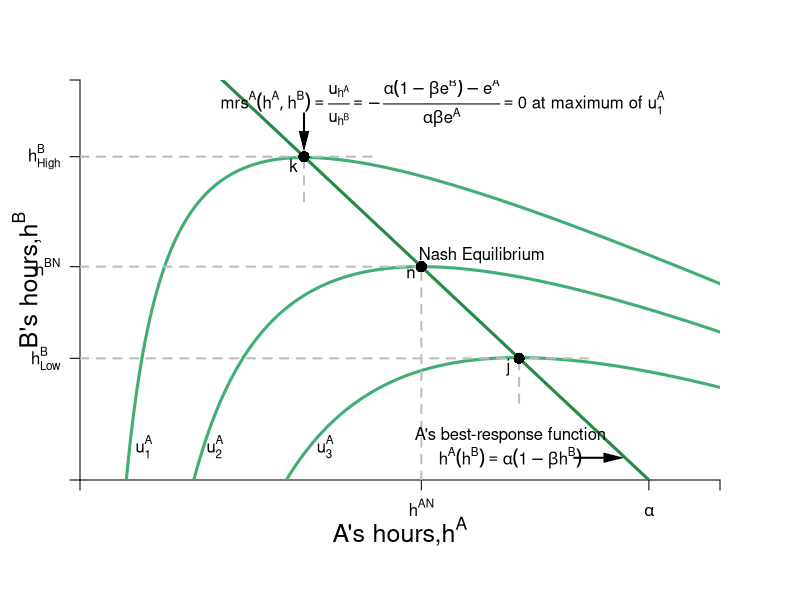

Write R code to recreate this figure.
require(shape)
pdf(file = "coordination_failures/brf_indiffs_A/brf_indiffs_A_4.pdf", width = 9, height = 7)

#Set parameters for graphics
axislabelsize <- 1.5
graphlinewidth <- 3
segmentlinewidth <- 2

COL <- c("#7fc97f", "#beaed4", "#fdc086", "#ffff99", "#386cb0", "#f0027f", "#bf5b17", "#666666")
COLA <- c("#99d8c9","#66c2a4","#41ae76", "#238b45", "#005824")
COLB <- c("#4eb3d3", "#2b8cbe", "#0868ac","#084081")

par(mar =  c(6, 4, 4, 4))

uA <- function(ea, eb, alpha = 16, beta = 1/24) {
  alpha*(1 - beta*eb)*ea - 0.5*(ea)^2
}

uB <- function(ea, eb, alpha = 16, beta = 1/24) {
  alpha*(1 - beta*ea)*eb - 0.5*(eb)^2
}

brfB <- function(ea, alpha = 16, beta = 1/24) {
  alpha*(1 - beta*ea)
}

brfA <- function(ea, alpha = 16, beta = 1/24) {
  (alpha - ea)/(alpha * beta)
}

brfPE <- function(ea, alpha = 16, beta = 1/12) {
  alpha*(1 - beta*ea)
}

indiffA <- function(ea, alpha = 16, beta = 1/24, uA = 46.08) {
  1/beta - (0.5*ea)/(alpha*beta) - uA/(alpha*beta*ea)
}

indiffB <- function(eb, alpha = 16, beta = 1/24, uB = 46.08) {
  (alpha*eb - uB - 0.5*eb^2)/(alpha*beta*eb)
}

indiffB2 <- function(ea, alpha = 16, beta = 1/24, uB = 46.08) {
  sqrt(alpha^2*(beta*ea - 1)^2 - 2*uB) - alpha*beta*ea + alpha
}

indiffB3 <- function(ea, alpha = 16, beta = 1/24, uB = 46.08) {
  -sqrt(alpha^2*(beta*ea - 1)^2 - 2*uB) - alpha*beta*ea + alpha
}


xlims <- c(0, 18)
ylims <- c(0, 18)

npts <- 501 
x <- seq(xlims[1], xlims[2], length.out = npts)
y <- seq(ylims[1], ylims[2], length.out = npts) 
a <- c(20, 46.08, 76)

plot(0, 0, xlim = xlims, ylim = ylims, type = "n",
     xlab = expression(paste("")),
     ylab = expression(paste("")), 
     xaxt = "n", 
     yaxt = "n", 
     cex.lab = axislabelsize, 
     bty = "n",
     xaxs="i", 
     yaxs="i")

# ticksy <- seq(from = 0, to = ylims[2], by = 2)
# ylabels <- seq(from = 0, to = ylims[2], by = 2)
# ticksx <- seq(from = 0, to = xlims[2], by = 2)
# xlabels <- seq(from = 0, to = xlims[2], by = 2)
ticksy <- c(0, brfA(ea = 12.35), 9.6, brfA(ea = 6.3), 18)
ylabels <- c(NA, expression(paste(h[Low]^B)), expression(paste(h^{BN})), expression(paste(h[High]^B)), NA)
ticksx <- c(0, 9.6, 16, 18)
xlabels <- c(NA, expression(paste(h^{AN})), expression(paste(alpha)), NA)


axis(1, at = ticksx, pos = 0, labels = xlabels)
axis(2, at = ticksy, pos = 0, labels = ylabels, las = 1)

npts <- 500 
xx1 <- seq(xlims[1], xlims[2], length.out = npts)
lines(xx1, brfA(xx1, alpha = 16, beta = 1/24), col = COLA[4], lwd = graphlinewidth)


contour(y, x,
       outer(x, y, uA),
       drawlabels = FALSE,
       col = COLA[3],
       lwd = graphlinewidth,
       levels = a,
       xaxs="i",
       yaxs="i",
       add = TRUE)

mtext(expression(paste("A's hours,", h^A)), side=1, line = 2.5, cex = axislabelsize)
text(-1.5, 9, expression(paste("B's hours,", h^B)), xpd = TRUE, cex = axislabelsize, srt = 90) 

#Label the iso-welfare functions for the A
text(1.8, 1.5, expression(u[1]^A))
text(3.8, 1.5, expression(u[2]^A))
text(6.9, 1.5, expression(u[3]^A))

#Label Nash Equilibrium 
segments(0, 9.6, 9.6, 9.6, lty = 2, col = "gray" , lwd = segmentlinewidth)
segments(9.6, 0, 9.6, 9.6, lty = 2, col = "gray" , lwd = segmentlinewidth)
points(9.6, 9.6, pch = 16, col = "black", cex = 1.5)
text(11.3, 10.1, expression(paste("Nash Equilibrium")))
text(9.3, 9.3, expression(paste("n")))



segments(0, brfA(ea = 12.35), 12.35 + 2, brfA(ea = 12.35), lty = 2, col = "gray" , lwd = segmentlinewidth)
segments(12.35, brfA(ea = 12.35) - 2, 12.35, brfA(ea = 12.35), lty = 2, col = "gray" , lwd = segmentlinewidth)
points(12.35, brfA(ea = 12.35), pch = 16, col = "black", cex = 1.5)
text(12.35 - 0.3, brfA(ea = 12.35) - 0.4, expression(paste("j")))

segments(0, brfA(ea = 6.3), 6.3 + 2, brfA(ea = 6.3), lty = 2, col = "gray" , lwd = segmentlinewidth)
segments(6.3, brfA(ea = 6.3) - 2, 6.3, brfA(ea = 6.3), lty = 2, col = "gray" , lwd = segmentlinewidth)
points(6.3, brfA(ea = 6.3), pch = 16, col = "black", cex = 1.5)
text(6.3 - 0.3, brfA(ea = 6.3) - 0.4, expression(paste("k")))

text(12.1, 2, expression(paste("A's best-response function")))
text(12.1, 1, expression(paste(h^A*(h^B) == alpha(1 - beta*h^B) )))
Arrows(13.9, 1, 15, 1, col = "black", lty = 1, lwd = 2, arr.type = "triangle", arr.lwd = 0.5)


text(10.2, 17, expression(paste(mrs^{A}*(list(h^A, h^B)) == frac(u[h^A], u[h^B]), phantom() == -frac(alpha*(1 - beta*e^B) - e^A, alpha*beta*e^A), phantom() == 0, " at maximum of ", u[1]^A)))
Arrows(6.3, 16.5, 6.3, 15.25, col = "black", lty = 1, lwd = 2, arr.type = "triangle", arr.lwd = 0.5)



dev.off()
